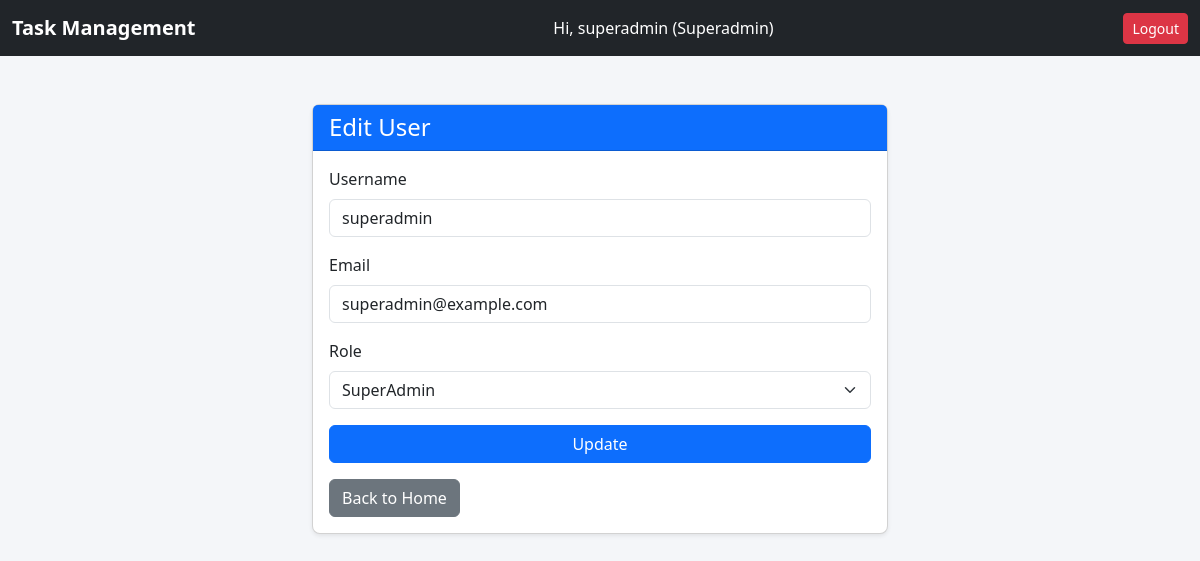
Screenshot of /superadmin/edit-user/2/ (signed in) with the database file from the repository.
### tasks/models.py (models this page shows)
class User(AbstractUser):
    ROLE_CHOICES = (
        ('superadmin', 'Super Admin'),
        ('admin', 'Admin'),
        ('user', 'User'),
    )
    role = models.CharField(max_length=20, choices=ROLE_CHOICES, default='user')

### tasks/views.py (the view, shortened to what this page needs)
# urls.py: path('superadmin/edit-user/<int:pk>/', views.edit_user, name='edit_user'),
@login_required
@user_passes_test(is_superadmin)
def edit_user(request, pk):
    user_obj = get_object_or_404(User, pk=pk)
    return render(request, 'tasks/edit_user.html', {'user': user_obj})

### tasks/views.py (called while the page is built)
def is_superadmin(user):
    return user.role == 'superadmin'

### tasks/templates/tasks/edit_user.html (shortened to what this page needs)
{% extends "tasks/base.html" %}
{% block content %}
<div class="row justify-content-center mt-5">
  <div class="col-md-6">
    <div class="card shadow-sm">
      <div class="card-header bg-primary text-white">
        <h4 class="mb-0">Edit User</h4>
      </div>
      <div class="card-body">
        <form method="post">
          <div class="mb-3">
            <label class="form-label">Username</label>
            <input type="text" name="username" class="form-control" value="{{ user.username }}" required>
          </div>
          <div class="mb-3">
            <label class="form-label">Email</label>
            <input type="email" name="email" class="form-control" value="{{ user.email }}" required>
          </div>
          <div class="mb-3">
            <label class="form-label">Role</label>
            <select name="role" class="form-select">
              <option value="superadmin" {% if user.role == "superadmin" %}selected{% endif %}>SuperAdmin</option>
            </select>
          </div>
          <button type="submit" class="btn btn-primary w-100">Update</button>
          <a href="{% url 'superadmin_dashboard' %}" class="btn btn-secondary mt-3">Back to Home</a>
        </form>
      </div>
    </div>
  </div>
</div>
{% endblock %}

### tasks/templates/tasks/base.html (shortened to what this page needs)
{% load static %}
<!DOCTYPE html>
<html lang="en">
<head>
<link href="https://cdn.jsdelivr.net/npm/bootstrap@5.3.2/dist/css/bootstrap.min.css" rel="stylesheet">
<link href="https://cdnjs.cloudflare.com/ajax/libs/font-awesome/6.4.0/css/all.min.css" rel="stylesheet">
  <link rel="stylesheet" href="{% static 'tasks/css/bootstrap.min.css' %}">
</head>
<body>
<nav class="navbar navbar-dark bg-dark">
  <div class="container-fluid">
    <a class="navbar-brand fw-bold" href="#">Task Management</a>
    {% if user.is_authenticated %}
    <span class="text-white me-2">Hi, {{ user.username }} ({{ user.role|title }})</span>
    <a href="{% url 'logout' %}" class="btn btn-danger btn-sm">Logout</a>
    {% endif %}
  </div>
</nav>
<div class="container-fluid mt-3">
  {% block content %}{% endblock %}
</div>
</body>
</html>

### tasks/templates/tasks/base.html (style rules this page uses)
body { background-color: #f4f6f9; }
.card { border-radius: 0.5rem; }

### rows the page displays
User: username "superadmin", role "Superadmin", email "superadmin@example.com", role "SuperAdmin"
